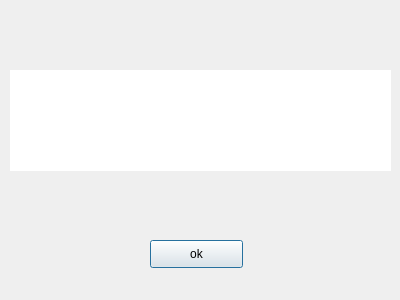
<?xml version="1.0" encoding="UTF-8"?>
<ui version="4.0">
 <class>FindInfo</class>
 <widget class="QDialog" name="FindInfo">
  <property name="geometry">
   <rect>
    <x>0</x>
    <y>0</y>
    <width>400</width>
    <height>300</height>
   </rect>
  </property>
  <property name="windowTitle">
   <string>Dialog</string>
  </property>
  <widget class="QPushButton" name="pushButton">
   <property name="geometry">
    <rect>
     <x>150</x>
     <y>240</y>
     <width>93</width>
     <height>28</height>
    </rect>
   </property>
   <property name="text">
    <string>ok</string>
   </property>
  </widget>
  <widget class="QTextBrowser" name="infoBrowser">
   <property name="geometry">
    <rect>
     <x>10</x>
     <y>70</y>
     <width>381</width>
     <height>101</height>
    </rect>
   </property>
   <property name="frameShape">
    <enum>QFrame::NoFrame</enum>
   </property>
   <property name="frameShadow">
    <enum>QFrame::Plain</enum>
   </property>
  </widget>
 </widget>
 <resources/>
 <connections/>
</ui>
